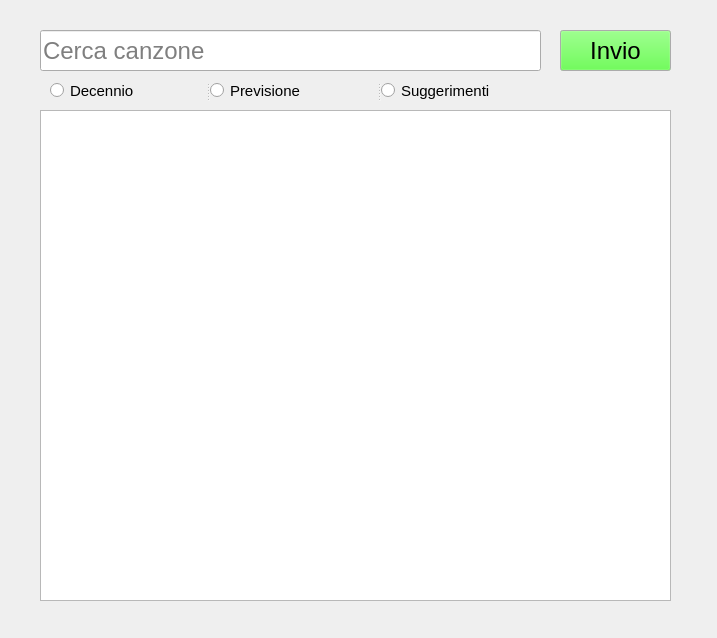
<?xml version="1.0" encoding="UTF-8"?>
<ui version="4.0">
 <class>Form</class>
 <widget class="QWidget" name="Form">
  <property name="enabled">
   <bool>true</bool>
  </property>
  <property name="geometry">
   <rect>
    <x>0</x>
    <y>0</y>
    <width>717</width>
    <height>638</height>
   </rect>
  </property>
  <property name="sizePolicy">
   <sizepolicy hsizetype="Fixed" vsizetype="Fixed">
    <horstretch>0</horstretch>
    <verstretch>0</verstretch>
   </sizepolicy>
  </property>
  <property name="palette">
   <palette>
    <active>
     <colorrole role="Button">
      <brush brushstyle="SolidPattern">
       <color alpha="255">
        <red>62</red>
        <green>255</green>
        <blue>33</blue>
       </color>
      </brush>
     </colorrole>
    </active>
    <inactive>
     <colorrole role="Button">
      <brush brushstyle="SolidPattern">
       <color alpha="255">
        <red>62</red>
        <green>255</green>
        <blue>33</blue>
       </color>
      </brush>
     </colorrole>
    </inactive>
    <disabled>
     <colorrole role="Button">
      <brush brushstyle="SolidPattern">
       <color alpha="255">
        <red>62</red>
        <green>255</green>
        <blue>33</blue>
       </color>
      </brush>
     </colorrole>
    </disabled>
   </palette>
  </property>
  <property name="mouseTracking">
   <bool>false</bool>
  </property>
  <property name="windowTitle">
   <string>Hit or Flop?</string>
  </property>
  <property name="autoFillBackground">
   <bool>false</bool>
  </property>
  <widget class="QPushButton" name="pushButton">
   <property name="geometry">
    <rect>
     <x>560</x>
     <y>30</y>
     <width>111</width>
     <height>41</height>
    </rect>
   </property>
   <property name="sizePolicy">
    <sizepolicy hsizetype="Fixed" vsizetype="Fixed">
     <horstretch>0</horstretch>
     <verstretch>0</verstretch>
    </sizepolicy>
   </property>
   <property name="font">
    <font>
     <family>Arial</family>
     <pointsize>18</pointsize>
    </font>
   </property>
   <property name="text">
    <string>Invio</string>
   </property>
  </widget>
  <widget class="QLineEdit" name="lineEdit">
   <property name="geometry">
    <rect>
     <x>40</x>
     <y>30</y>
     <width>501</width>
     <height>41</height>
    </rect>
   </property>
   <property name="sizePolicy">
    <sizepolicy hsizetype="Fixed" vsizetype="Fixed">
     <horstretch>0</horstretch>
     <verstretch>0</verstretch>
    </sizepolicy>
   </property>
   <property name="sizeIncrement">
    <size>
     <width>0</width>
     <height>0</height>
    </size>
   </property>
   <property name="font">
    <font>
     <family>Arial</family>
     <pointsize>18</pointsize>
    </font>
   </property>
   <property name="text">
    <string/>
   </property>
   <property name="placeholderText">
    <string>Cerca canzone </string>
   </property>
  </widget>
  <widget class="QTextEdit" name="textEdit">
   <property name="geometry">
    <rect>
     <x>40</x>
     <y>110</y>
     <width>631</width>
     <height>491</height>
    </rect>
   </property>
   <property name="sizePolicy">
    <sizepolicy hsizetype="Fixed" vsizetype="Expanding">
     <horstretch>0</horstretch>
     <verstretch>0</verstretch>
    </sizepolicy>
   </property>
   <property name="font">
    <font>
     <family>Arial</family>
     <pointsize>18</pointsize>
    </font>
   </property>
   <property name="acceptDrops">
    <bool>false</bool>
   </property>
   <property name="readOnly">
    <bool>true</bool>
   </property>
   <property name="overwriteMode">
    <bool>false</bool>
   </property>
  </widget>
  <widget class="QSplitter" name="splitter">
   <property name="geometry">
    <rect>
     <x>50</x>
     <y>80</y>
     <width>531</width>
     <height>21</height>
    </rect>
   </property>
   <property name="sizePolicy">
    <sizepolicy hsizetype="Fixed" vsizetype="Fixed">
     <horstretch>0</horstretch>
     <verstretch>0</verstretch>
    </sizepolicy>
   </property>
   <property name="font">
    <font>
     <family>Arial</family>
     <pointsize>11</pointsize>
    </font>
   </property>
   <property name="orientation">
    <enum>Qt::Horizontal</enum>
   </property>
   <widget class="QRadioButton" name="radioButton">
    <property name="sizePolicy">
     <sizepolicy hsizetype="Fixed" vsizetype="Fixed">
      <horstretch>0</horstretch>
      <verstretch>0</verstretch>
     </sizepolicy>
    </property>
    <property name="text">
     <string>Decennio</string>
    </property>
   </widget>
   <widget class="QRadioButton" name="radioButton_2">
    <property name="sizePolicy">
     <sizepolicy hsizetype="Fixed" vsizetype="Fixed">
      <horstretch>0</horstretch>
      <verstretch>0</verstretch>
     </sizepolicy>
    </property>
    <property name="text">
     <string>Previsione</string>
    </property>
   </widget>
   <widget class="QRadioButton" name="radioButton_3">
    <property name="sizePolicy">
     <sizepolicy hsizetype="Fixed" vsizetype="Fixed">
      <horstretch>0</horstretch>
      <verstretch>0</verstretch>
     </sizepolicy>
    </property>
    <property name="text">
     <string>Suggerimenti</string>
    </property>
   </widget>
  </widget>
 </widget>
 <resources/>
 <connections/>
</ui>
